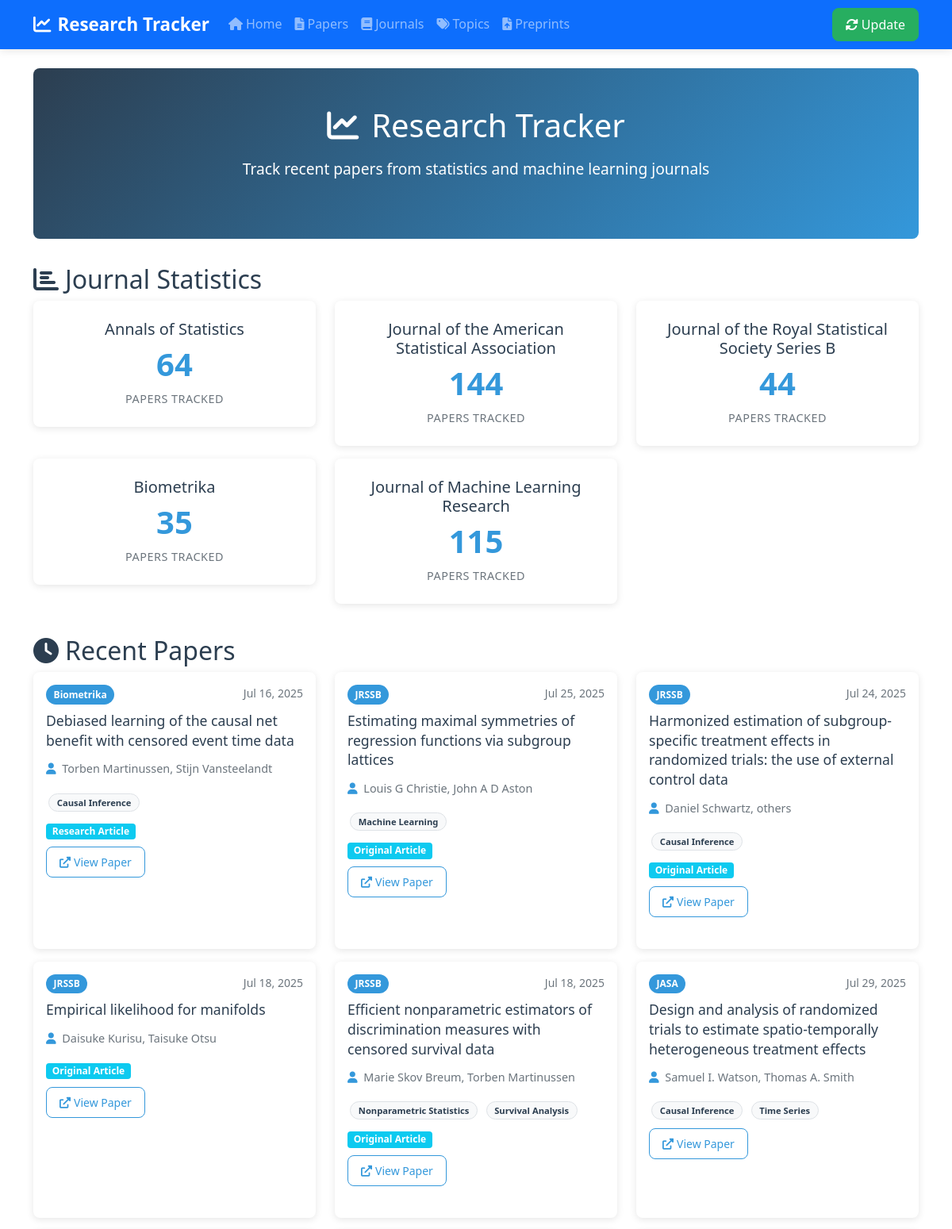
The page / (upper part) on the database its author committed.
### app/models.py (models this page shows)
class Journal(Base):
    __tablename__ = 'journals'
    id = Column(Integer, primary_key=True, index=True)
    name = Column(String(100), unique=True, index=True)
    abbreviation = Column(String(20), unique=True)
    url = Column(String(500))
    papers_url = Column(String(500))
    papers = relationship("Paper", back_populates="journal")

class Paper(Base):
    __tablename__ = 'papers'
    id = Column(Integer, primary_key=True, index=True)
    title = Column(String(500), index=True)
    abstract = Column(Text, nullable=True)
    doi = Column(String(200), nullable=True, unique=True)
    url = Column(String(500), nullable=True)
    pdf_url = Column(String(500), nullable=True)
    bibtex = Column(Text, nullable=True)  # Store BibTeX citation
    publication_date = Column(DateTime, nullable=True)
    accepted_date = Column(DateTime, nullable=True)
    scraped_date = Column(DateTime, default=datetime.utcnow)
    section = Column(String(100), nullable=True)  # Added section field
    journal_id = Column(Integer, ForeignKey('journals.id'))
    journal = relationship("Journal", back_populates="papers")
    authors = relationship("Author", secondary=paper_authors, back_populates="papers", order_by=paper_authors.c.author_order)
    topics = relationship("Topic", secondary=paper_topics, back_populates="papers")

class Author(Base):
    __tablename__ = 'authors'
    id = Column(Integer, primary_key=True, index=True)
    name = Column(String(200), index=True)
    email = Column(String(200), nullable=True)
    affiliation = Column(String(500), nullable=True)
    papers = relationship("Paper", secondary=paper_authors, back_populates="authors")

class Topic(Base):
    __tablename__ = 'topics'
    id = Column(Integer, primary_key=True, index=True)
    name = Column(String(100), unique=True, index=True)
    description = Column(Text, nullable=True)
    papers = relationship("Paper", secondary=paper_topics, back_populates="topics")

### app/main.py (the view)
@app.get("/", response_class=HTMLResponse)
async def home(request: Request, db: Session = Depends(get_db)):
    recent_papers = db.query(Paper).order_by(desc(Paper.scraped_date)).limit(20).all()
    journal_stats = db.query(
        Journal.name,
        func.count(Paper.id).label('paper_count')
    ).join(Paper).group_by(Journal.id).all()
    return templates.TemplateResponse("index.html", {
        "request": request,
        "recent_papers": recent_papers,
        "journal_stats": journal_stats
    })

### templates/index.html (shortened to what this page needs)
{% extends "base.html" %}
{% block content %}
<div class="row">
    <div class="col-12">
        <div class="hero-section">
            <div class="container text-center">
                <h1><i class="fas fa-chart-line me-3"></i>Research Tracker</h1>
                <p class="lead">Track recent papers from statistics and machine learning journals</p>
            </div>
        </div>
    </div>
</div>
<div class="row mb-4">
    <div class="col-12">
        <h2><i class="fas fa-chart-bar me-2"></i>Journal Statistics</h2>
        {% if journal_stats %}
        <div class="row">
            {% for journal_name, paper_count in journal_stats %}
            <div class="col-md-6 col-lg-4 mb-3">
                <div class="stat-card">
                    <h5 class="card-title">{{ journal_name }}</h5>
                    <h3>{{ paper_count }}</h3>
                    <div class="stat-label">papers tracked</div>
                </div>
            </div>
            {% endfor %}
        </div>
        {% else %}
        <div class="empty-state">
            <i class="fas fa-chart-bar"></i>
            <h5>No statistics available yet</h5>
            <p>Click "Update" to start tracking papers from journals</p>
        </div>
        {% endif %}
    </div>
</div>
<div class="row">
    <div class="col-12">
        <h2><i class="fas fa-clock me-2"></i>Recent Papers</h2>
        {% if recent_papers %}
        <div class="row">
            {% for paper in recent_papers %}
            <div class="col-md-6 col-lg-4 mb-3">
                <div class="card paper-card h-100">
                    <div class="card-body">
                        <div class="d-flex justify-content-between align-items-start mb-2">
                            <span class="badge bg-primary journal-badge">{{ paper.journal.abbreviation if paper.journal else 'Unknown' }}</span>
                            <small class="text-muted">{{ paper.publication_date.strftime('%b %d, %Y') if paper.publication_date else (paper.scraped_date.strftime('%b %d, %Y') if paper.scraped_date else '') }}</small>
                        </div>
                        <h5 class="card-title">
                            <a href="/paper/{{ paper.id }}" class="text-decoration-none">{{ paper.title }}</a>
                        </h5>
                        {% if paper.authors %}
                        <p class="card-text authors-list">
                            <i class="fas fa-user me-1"></i>
                            {{ (paper.authors | format_authors)[:3] | join(', ') }}
                        </p>
                        {% endif %}
                        {% if paper.topics %}
                        <div class="mb-2">
                            {% for topic in paper.topics[:3] %}
                            <span class="badge bg-secondary topic-tag">{{ topic.name }}</span>
                            {% endfor %}
                        </div>
                        {% endif %}
                        {% if paper.section %}
                        <div class="mb-2">
                            <span class="badge bg-info">{{ paper.section }}</span>
                        </div>
                        {% endif %}
                        {% if paper.url %}
                        <a href="{{ paper.url }}" class="btn btn-sm btn-outline-primary" target="_blank">
                            <i class="fas fa-external-link-alt me-1"></i>View Paper
                        </a>
                        {% endif %}
                    </div>
                </div>
            </div>
            {% endfor %}
        </div>
        {% else %}
        <div class="alert alert-info">
            <i class="fas fa-info-circle me-2"></i>
            No papers found. Click the "Update" button to scrape for recent papers.
        </div>
        {% endif %}
    </div>
</div>
{% endblock %}

### static/style.css (style rules this page uses)
:root { --primary-color: #2c3e50; --secondary-color: #3498db; --accent-color: #e74c3c; --success-color: #27ae60; --warning-color: #f39c12; --light-bg: #f8f9fa; --dark-text: #2c3e50; --border-radius: 8px; --box-shadow: 0 2px 10px rgba(0,0,0,0.1); }
body { font-family: 'Segoe UI', Tahoma, Geneva, Verdana, sans-serif; line-height: 1.6; color: var(--dark-text); }
.hero-section { background: linear-gradient(135deg, var(--primary-color), var(--secondary-color)); color: white; padding: 3rem 0; margin-bottom: 2rem; border-radius: var(--border-radius); }
.hero-section h1 { font-size: 2.5rem; font-weight: 300; margin-bottom: 1rem; }
.hero-section .lead { font-size: 1.2rem; margin-bottom: 1.5rem; }
.card { border: none; border-radius: var(--border-radius); box-shadow: var(--box-shadow); transition: all 0.3s ease; height: 100%; }
.paper-card { margin-bottom: 1.5rem; }
.paper-card .card-title { font-size: 1.1rem; line-height: 1.4; margin-bottom: 0.75rem; }
.paper-card .card-title a { color: var(--dark-text); text-decoration: none; }
.stat-card { text-align: center; padding: 1.5rem; background: white; border-radius: var(--border-radius); box-shadow: var(--box-shadow); }
.stat-card h3 { font-size: 2.5rem; font-weight: bold; color: var(--secondary-color); margin: 0.5rem 0; }
.stat-card .stat-label { color: #6c757d; font-size: 0.9rem; text-transform: uppercase; letter-spacing: 0.5px; }
.journal-badge { background: var(--secondary-color) !important; font-size: 0.75rem; padding: 0.4rem 0.6rem; border-radius: 20px; }
.topic-tag { background: var(--light-bg) !important; color: var(--dark-text) !important; border: 1px solid #dee2e6; font-size: 0.7rem; padding: 0.3rem 0.6rem; border-radius: 15px; margin: 0.2rem; display: inline-block; }
.btn { border-radius: var(--border-radius); padding: 0.5rem 1rem; font-weight: 500; transition: all 0.3s ease; }
.btn-outline-primary { color: var(--secondary-color); border-color: var(--secondary-color); }
.authors-list { color: #6c757d; font-size: 0.9rem; }
.authors-list i { color: var(--secondary-color); }

### rows shown on the page
Journal: name "Annals of Statistics", paper_count "64"
Journal: name "Journal of the American Statistical Association", paper_count "144"
Journal: name "Journal of the Royal Statistical Society Series B", paper_count "44"
Journal: name "Biometrika", paper_count "35"
Journal: name "Journal of Machine Learning Research", paper_count "115"
Paper: journal "Biometrika", publication_date "Jul 16, 2025", title "Debiased learning of the causal net benefit with censored event time data", section "Research Article"
Author: name.name "Torben Martinussen, Stijn Vansteelandt"
Topic: name "Causal Inference"
Paper: journal "JRSSB", publication_date "Jul 25, 2025", title "Estimating maximal symmetries of regression functions via subgroup lattices", section "Original Article"
Author: name.name "Louis G Christie, John A D Aston"
Topic: name "Machine Learning"
Paper: journal "JRSSB", publication_date "Jul 24, 2025", title "Harmonized estimation of subgroup-specific treatment effects in randomized trials: the use of external control data", section "Original Article"
Author: name.name "Daniel Schwartz, others"
Paper: journal "JRSSB", publication_date "Jul 18, 2025", title "Empirical likelihood for manifolds", section "Original Article"
Author: name.name "Daisuke Kurisu, Taisuke Otsu"
Paper: journal "JRSSB", publication_date "Jul 18, 2025", title "Efficient nonparametric estimators of discrimination measures with censored survival data", section "Original Article"
Author: name.name "Marie Skov Breum, Torben Martinussen"
Topic: name "Nonparametric Statistics"
Topic: name "Survival Analysis"
Paper: journal "JASA", publication_date "Jul 29, 2025", title "Design and analysis of randomized trials to estimate spatio-temporally heterogeneous treatment effects"
Author: name.name "Samuel I. Watson, Thomas A. Smith"
Topic: name "Time Series"
